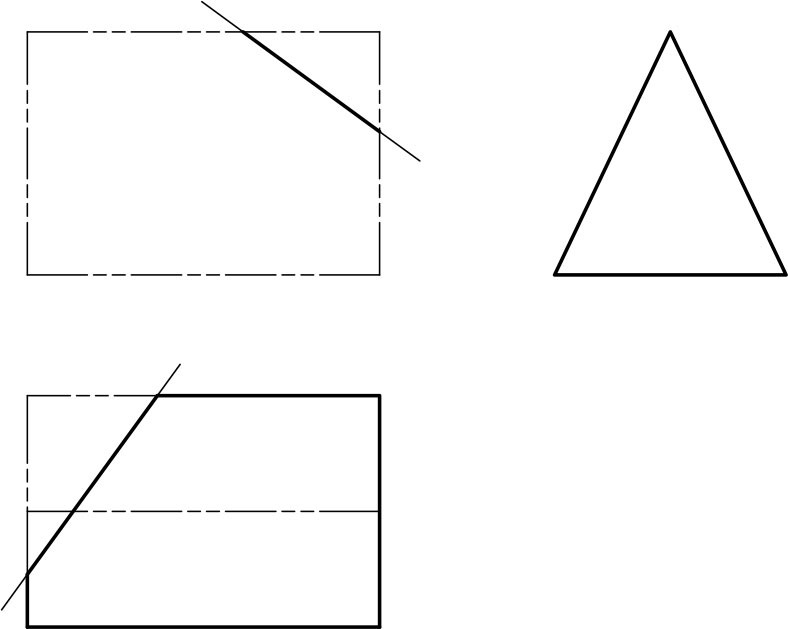
#> input picture work/img-118.jpg, 788 x 629 px
$ python width.py
#> lines starting #> are read from the running program, lines starting #| are printed output that depends on the picture; after the words box and inside, x2 and y2 are one past the last pixel; in counts of white or black regions, pixels touching at a corner belong together
import numpy as np
from PIL import Image
def load(path, thresh=160):
#> called with path = 'img-118.jpg', thresh = 160
    return np.array(Image.open(path).convert('L')).astype(int) < thresh
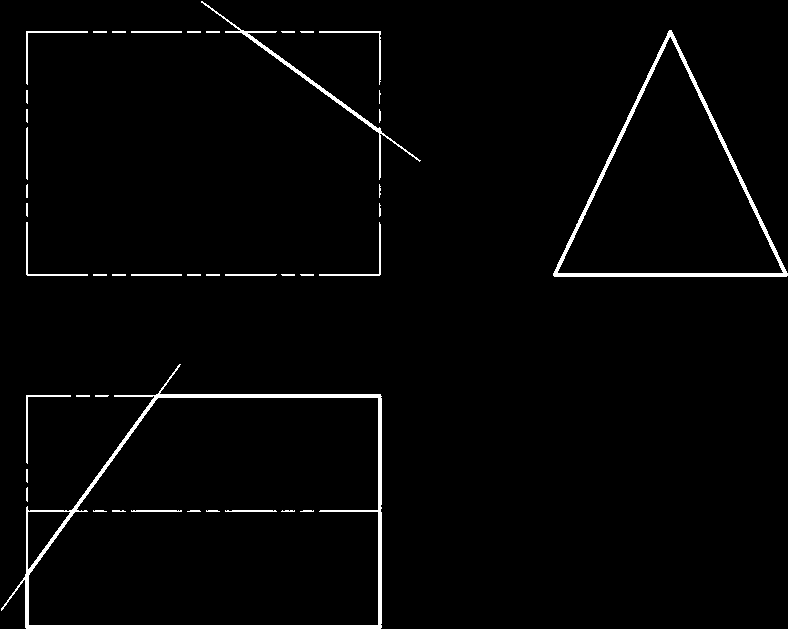
#> returned value: shape (629, 788) bool; 2.3% white; 44 white regions (1 under 20 px), largest, box (x1, y1, x2, y2) and area: (1, 364, 382, 629) 4836, (553, 30, 788, 277) 2968, (201, 1, 421, 180) 1018
def width(ink, x, y, d=(1,0)):
    """measure ink extent along direction d from (x,y)"""
    n = 0; i = 0
    while True:
        xx, yy = int(round(x+d[0]*i)), int(round(y+d[1]*i))
        if 0 <= yy < ink.shape[0] and 0 <= xx < ink.shape[1] and ink[yy, xx]: n += 1; i += 1
        else: break
    i = -1
    while True:
        xx, yy = int(round(x+d[0]*i)), int(round(y+d[1]*i))
        if 0 <= yy < ink.shape[0] and 0 <= xx < ink.shape[1] and ink[yy, xx]: n += 1; i -= 1
        else: break
    return n
if __name__ == '__main__':
    ink = load('img-118.jpg')
    tests = [
      ('top edge y31 @x60',   (60,31), (0,1)),
      ('y274 @x60',           (60,274), (0,1)),
      ('y274 @x700 (tri base)',(700,274), (0,1)),
      ('y395 @x60',           (60,395), (0,1)),
      ('y395 @x200',          (200,395), (0,1)),
      ('y510 @x60 (ridge?)',  (60,510), (0,1)),
      ('y510 @x200',          (200,510), (0,1)),
      ('y510 @x330',          (330,510), (0,1)),
      ('y626 @x200',          (200,626), (0,1)),
      ('y626 @x10',           (10,626), (0,1)),
      ('y626 @x700',          (700,626), (0,1)),
      ('x27 @y100',           (27,100), (1,0)),
      ('x27 @y250',           (27,250), (1,0)),
      ('x27 @y600',           (27,600), (1,0)),
      ('x379 @y100',          (379,100), (1,0)),
      ('x379 @y600',          (379,600), (1,0)),
      ('P diag @(250,40)',    (250,40), (0.55,0.83)),
      ('P diag @(310,85)',    (310,85), (0.55,0.83)),
      ('Q diag @(120,443)',   (120,443), (0.58,-0.81)),
      ('Q diag @(70,512)',    (70,512), (0.58,-0.81)),
      ('tri left side @(610,150)', (610,150), (0.66,0.75)),
    ]
    for name, (x,y), d in tests:
        print('%-28s width=%d' % (name, width(ink, x, y, d)))
#> this loop made 21 passes
#| top edge y31 @x60            width=2
#| y274 @x60                    width=2
#| y274 @x700 (tri base)        width=4
#| y395 @x60                    width=2
#| y395 @x200                   width=4
#| y510 @x60 (ridge?)           width=2
#| y510 @x200                   width=0
#| y510 @x330                   width=2
#> (further printed lines are left out)

$ run again, with work/img-058.jpg copied over work/img-118.jpg
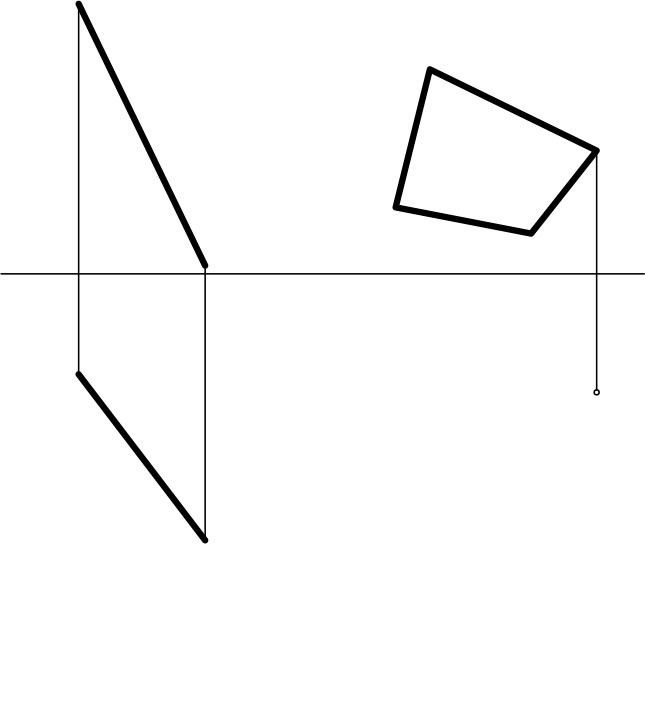
#> input picture work/img-058.jpg, 645 x 728 px
#> in load, `return np.array(Image.open(path).convert('L')).astype(int) < thresh`:
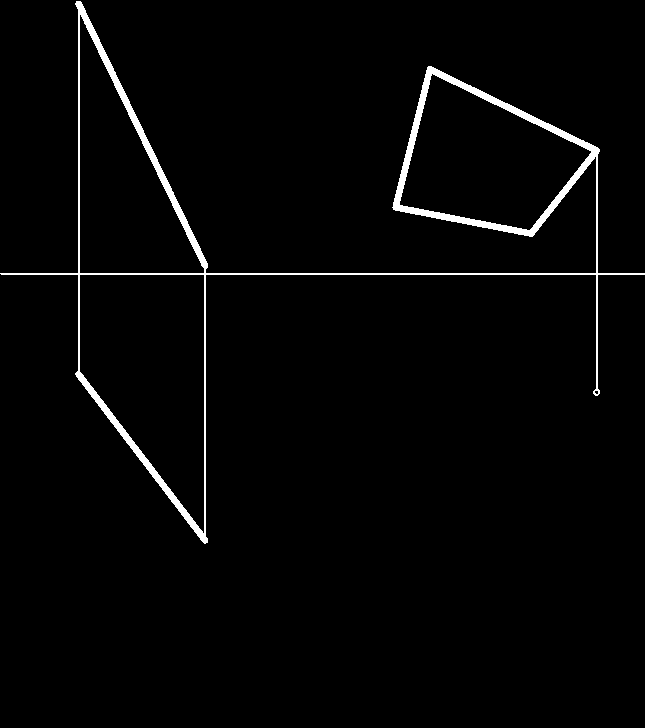
#> returned value: shape (728, 645) bool; 2.2% white; 1 white region, box (x1, y1, x2, y2) and area: (0, 1, 645, 544) 10106
#> the loop `for name, (x,y), d in tests:` made 21 passes
#| top edge y31 @x60            width=0
#| y274 @x60                    width=2
#| y274 @x700 (tri base)        width=0
#| y395 @x60                    width=0
#| y395 @x200                   width=0
#> (further printed lines are left out)

$ run again, with work/img-119.jpg copied over work/img-118.jpg
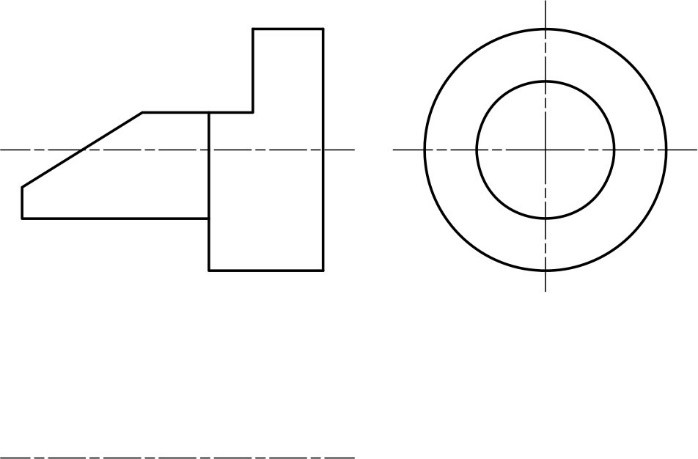
#> input picture work/img-119.jpg, 698 x 459 px
#> in load, `return np.array(Image.open(path).convert('L')).astype(int) < thresh`:
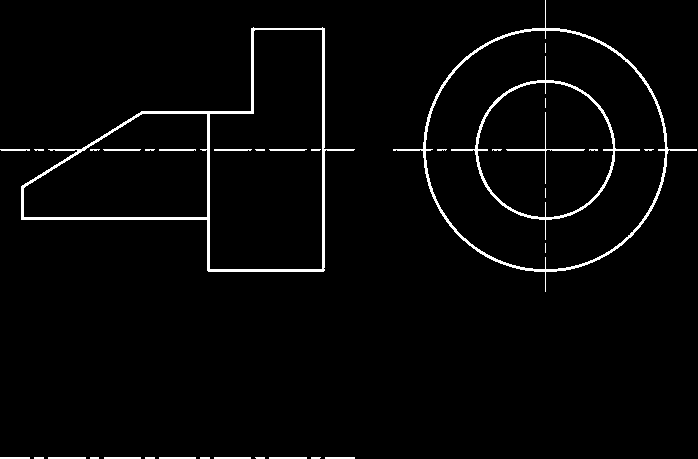
#> returned value: shape (459, 698) bool; 2.7% white; 35 white regions (16 under 20 px), largest, box (x1, y1, x2, y2) and area: (21, 27, 355, 272) 3443, (393, 0, 697, 292) 2408, (451, 56, 640, 240) 1454
#> the loop `for name, (x,y), d in tests:` made 21 passes
#| top edge y31 @x60            width=0
#| y274 @x60                    width=0
#| y274 @x700 (tri base)        width=0
#| y395 @x60                    width=0
#| y395 @x200                   width=0
#> (further printed lines are left out)

$ run again, with work/img-003.ppm saved as work/img-118.jpg
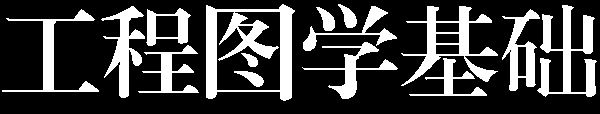
#> input picture work/img-003.ppm, 600 x 114 px
#> in load, `return np.array(Image.open(path).convert('L')).astype(int) < thresh`:
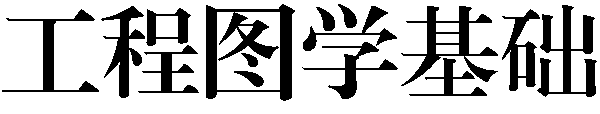
#> returned value: shape (114, 600) bool; 75.5% white; 15 black regions, largest, box (x1, y1, x2, y2) and area: (206, 4, 295, 101) 3465, (537, 5, 597, 97) 2192, (401, 6, 498, 86) 2042
#> the loop `for name, (x,y), d in tests:` made 21 passes
#| top edge y31 @x60            width=69
#| y274 @x60                    width=0
#| y274 @x700 (tri base)        width=0
#| y395 @x60                    width=0
#| y395 @x200                   width=0
#> (further printed lines are left out)
